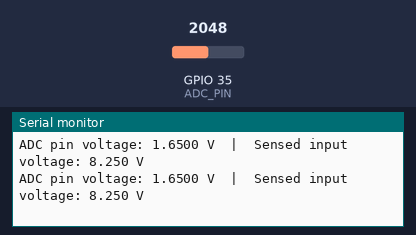
The sketch below on a simulated ESP32. Shown: the last lines printed to the serial monitor. The test bench sets the inputs (shaded band); at power-on: GPIO 35 (ADC_PIN) = 2048.

Above: at 1.4 s.
1.5 s: GPIO 35 (ADC_PIN) set to 2866
At 2.1 s:
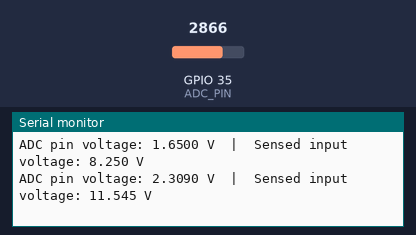
3.0 s: GPIO 35 (ADC_PIN) set to 3603
At 3.7 s:
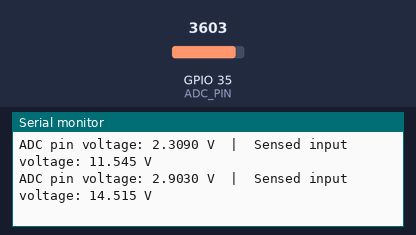
Timing chart, 0 to 6.0 s (numbered marks = the images above; inputs shaded):
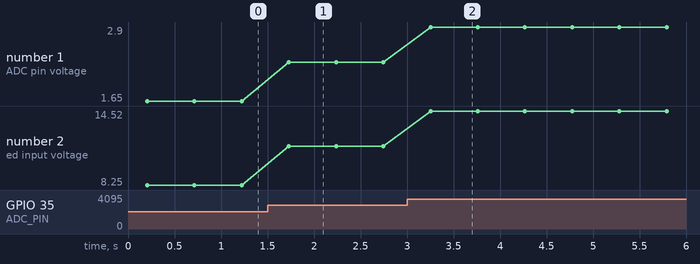

Measured:
- after the input at 1.5 s, the serial monitor: prints a new line after 0.23 s (image 1)
- after the input at 3.0 s, the serial monitor: prints a new line after 0.25 s (image 2)
- plotted number 1: 1.65 → 2.31 after the input at 1.5 s, 2.31 → 2.9 after the input at 3.0 s
- plotted number 2: 8.25 → 11.54 after the input at 1.5 s, 11.54 → 14.52 after the input at 3.0 s

The sketch:

voltage_sensor_esp32.ino
```cpp
/*
 * Voltage Sensor Monitoring — ESP32 (WROOM-32 / DevKitC)
 * ---------------------------------------------------------
 * Sensor:  Generic resistive-divider DC voltage sensor module
 *          (e.g. 0-25V module, divider ratio 5:1 -> 0-5V module output)
 * MCU pin: GPIO35 (ADC1_CH7, input-only, ADC-capable on classic ESP32)
 *          Alt:   GPIO33 (ADC1_CH5) — change ADC_PIN below if used instead
 *
 * IMPORTANT — VERIFY BEFORE POWERING UP:
 *  - ESP32 ADC absolute max input = 3.3V (destructive beyond ~3.6V).
 *  - A 5V-output module driven at its full rated input WILL exceed 3.3V
 *    unless you add a secondary divider or confirm your module's actual
 *    output swing stays under 3.3V. Measure module output with a multimeter
 *    at expected max input voltage BEFORE connecting to GPIO35.
 *  - ESP32 ADC1 is non-linear near 0V and near full-scale (Espressif TRM);
 *    this sketch uses esp_adc_cal for a calibrated, more accurate result
 *    instead of a naive analogRead() -> linear scale conversion.
 *
 * Update SENSOR_DIVIDER_RATIO and MAX_INPUT_VOLTAGE to match your module's
 * datasheet — these values are NOT universal across vendors.
 */

#include <Arduino.h>
#include "esp_adc_cal.h"

// ---------------- User-configurable parameters ----------------
#define ADC_PIN               GPIO_NUM_35   // change to GPIO_NUM_33 if using D33
#define ADC_CHANNEL           ADC1_CHANNEL_7 // must match ADC_PIN (CH7 = GPIO35, CH5 = GPIO33)
#define ADC_ATTEN             ADC_ATTEN_DB_11 // full range, ~0-3.3V nominal (non-linear near rails)
#define ADC_WIDTH_BITS        ADC_WIDTH_BIT_12 // 12-bit, 0-4095
#define DEFAULT_VREF_MV       1100           // fallback reference if eFuse Vref not burned
#define SENSOR_DIVIDER_RATIO  5.0f           // module divider ratio (Vin_sensor / Vout_module)
                                              // VERIFY against your module's actual resistor values
#define OVERSAMPLE_COUNT      64             // averaging to reduce ADC quantization noise

// -----------------------------------------------------------------

static esp_adc_cal_characteristics_t adc_chars;

void setup() {
  Serial.begin(115200);
  delay(200);

  adc1_config_width(ADC_WIDTH_BITS);
  adc1_config_channel_atten(ADC_CHANNEL, ADC_ATTEN);

  esp_adc_cal_value_t cal_type = esp_adc_cal_characterize(
      ADC_UNIT_1, ADC_ATTEN, ADC_WIDTH_BITS, DEFAULT_VREF_MV, &adc_chars);

  if (cal_type == ESP_ADC_CAL_VAL_EFUSE_VREF) {
    Serial.println("[ADC] Calibration source: eFuse Vref (best accuracy)");
  } else if (cal_type == ESP_ADC_CAL_VAL_EFUSE_TP) {
    Serial.println("[ADC] Calibration source: eFuse Two Point (best accuracy)");
  } else {
    Serial.println("[ADC] Calibration source: Default Vref (least accurate, "
                    "consider burning eFuse or manual per-chip calibration)");
  }
}

float readModuleVoltageCalibrated() {
  uint32_t acc_mv = 0;
  for (int i = 0; i < OVERSAMPLE_COUNT; i++) {
    int raw = adc1_get_raw(ADC_CHANNEL);
    acc_mv += esp_adc_cal_raw_to_voltage(raw, &adc_chars); // returns mV, applies calibration curve
  }
  float avg_mv = (float)acc_mv / OVERSAMPLE_COUNT;
  return avg_mv / 1000.0f; // module output voltage, in volts, at the GPIO pin
}

void loop() {
  float v_module = readModuleVoltageCalibrated();   // voltage actually seen at GPIO35
  float v_sensed  = v_module * SENSOR_DIVIDER_RATIO; // scaled back to original measured voltage

  Serial.print("ADC pin voltage: ");
  Serial.print(v_module, 4);
  Serial.print(" V  |  Sensed input voltage: ");
  Serial.print(v_sensed, 3);
  Serial.println(" V");

  delay(500);
}
```
